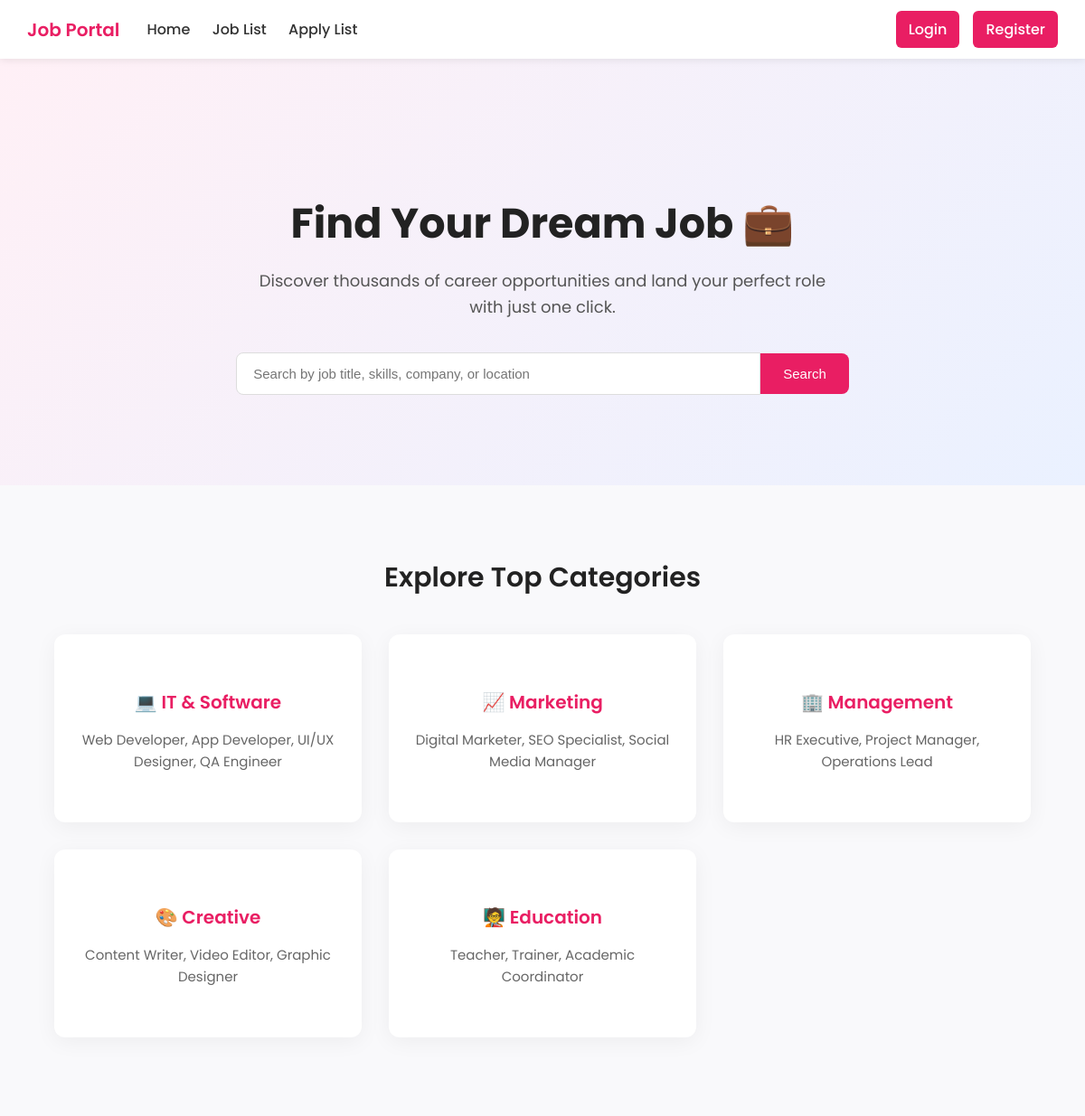
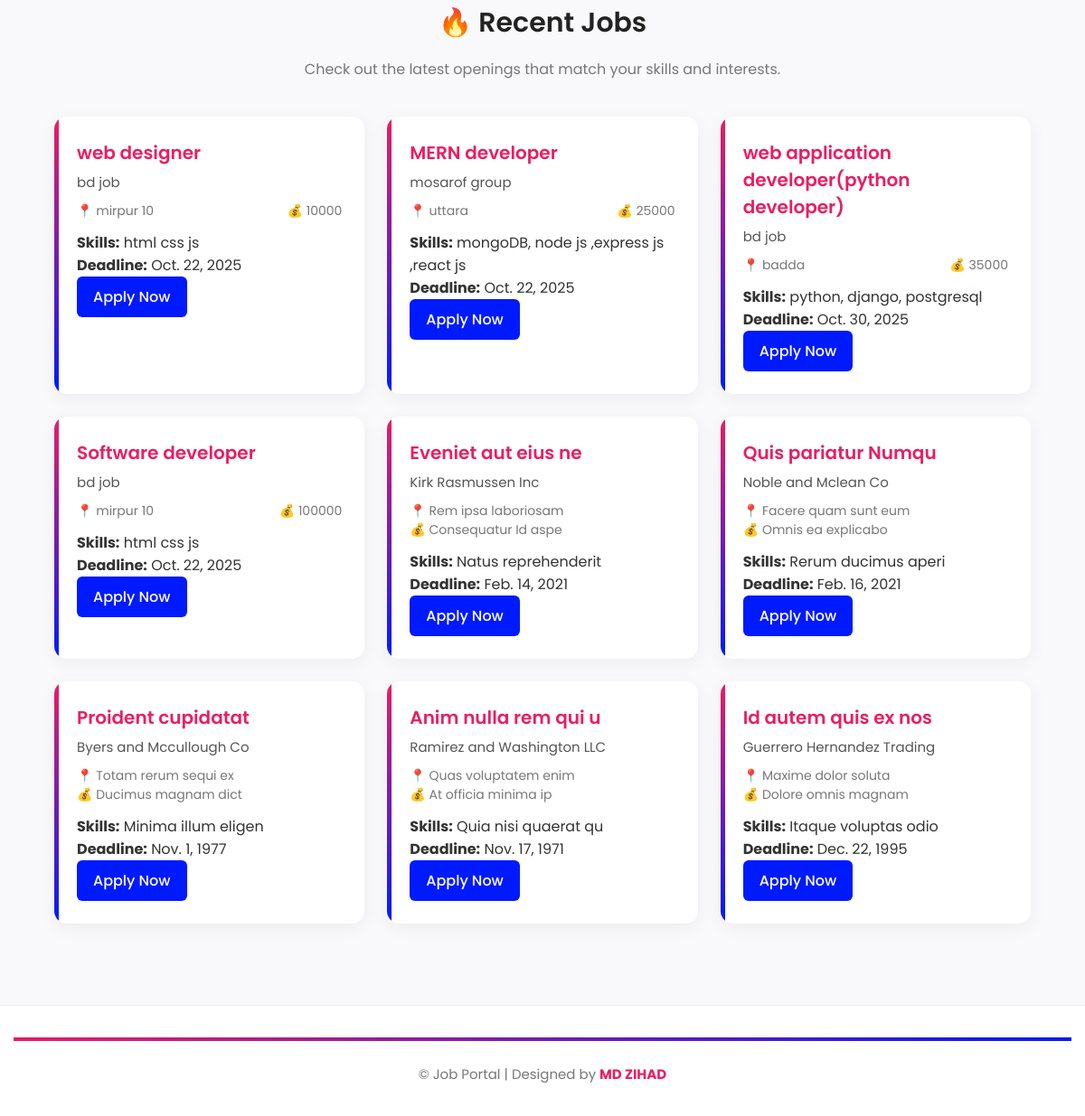
The page / on the database its author committed (2 pictures, top to bottom).
### job/models.py (models this page shows, shortened)
class  jobModel(models.Model):
    posted_by=models.ForeignKey(employeeModel,null=True, on_delete=models.CASCADE)
    Job_title=models.CharField(max_length=100,null=True)
    company_name=models.CharField(max_length=100,null=True)
    location=models.CharField(max_length=300,null=True)
    description=models.TextField(null=True)
    skills_required=models.CharField(max_length=200,null=True)
    salary=models.CharField(max_length=100,null=True)
    application_deadline=models.DateField(null=True)

### job/views.py (the view)
# urls.py: path('',homePage2,name='homePage2'),
def homePage2(request):
    jobs = jobModel.objects.all()
    query = request.GET.get('q')
    if query:
        jobs = jobs.filter(
            Job_title__icontains=query) or jobs.filter(company_name__icontains=query) or jobs.filter(
            location__icontains=query) or jobs.filter(skills_required__icontains=query)
    return render (request,'master/home2.html',{'jobs':jobs, 'query': query})

### template/master/home2.html (shortened to what this page needs)
{% extends 'master/base.html' %}
{% block body %}
  <section class="hero">
    <h1>Find Your Dream Job 💼</h1>
    <p>Discover thousands of career opportunities and land your perfect role with just one click.</p>
    <form method="GET" action="">
      <div class="search-area">
        <input type="text" name="q" value="{{ query|default:'' }}" placeholder="Search by job title, skills, company, or location" class="search-box">
        <button type="submit" class="search-btn">Search</button>
      </div>
    </form>
  </section>
  <section class="categories">
    <h2>Explore Top Categories</h2>
    <div class="category-grid">
      <div class="category-card">
        <h3>💻 IT & Software</h3>
        <p>Web Developer, App Developer, UI/UX Designer, QA Engineer</p>
      </div>
      <div class="category-card">
        <h3>📈 Marketing</h3>
        <p>Digital Marketer, SEO Specialist, Social Media Manager</p>
      </div>
      <div class="category-card">
        <h3>🏢 Management</h3>
        <p>HR Executive, Project Manager, Operations Lead</p>
      </div>
      <div class="category-card">
        <h3>🎨 Creative</h3>
        <p>Content Writer, Video Editor, Graphic Designer</p>
      </div>
      <div class="category-card">
        <h3>🧑‍🏫 Education</h3>
        <p>Teacher, Trainer, Academic Coordinator</p>
      </div>
    </div>
  </section>
  <section class="job-section">
    <h2>🔥 Recent Jobs</h2>
    <p>Check out the latest openings that match your skills and interests.</p>
    <div class="job-grid">
      {% for i in jobs %}
      <div class="job-card">
        <div class="job-title">{{ i.Job_title }}</div>
        <div class="company">{{ i.company_name }}</div>
        <div class="details">
          <span>📍 {{ i.location }}</span>
          <span>💰 {{ i.salary|default:"Not disclosed" }}</span>
        </div>
        <div><strong>Skills:</strong> {{ i.skills_required }}</div>
        <div><strong>Deadline:</strong> {{ i.application_deadline }}</div>
        <a href="{% url 'applyAdd' i.id %}" class="apply-btn">Apply Now</a>
      </div>
      {% empty %}
      <p>No jobs found.</p>
      {% endfor %}
    </div>
  </section>
  <footer>
    &copy; {{ now|date:"Y" }} Job Portal | Designed by <strong>MD ZIHAD</strong>
  </footer>
{% endblock body %}

### template/master/base.html (shortened to what this page needs)
<!DOCTYPE html>
<html lang="bn">
<head>
</head>
<body>
  {% include 'master/nav.html' %}
{% block body %}{% endblock body %}
</body>
</html>

### template/master/nav.html (shortened to what this page needs)
  <div class="navbar">
    <div class="navbar-left">
      <div class="logo">Job Portal</div>
      <div class="nav-links">
        {% if request.user.roles %}
        <a href="{% url 'homePage' %}">Home</a>
        {% else %}
        <a href="{% url 'homePage2' %}">Home</a>
        {% endif %}
        <a href="{% url 'jobPostPage' %}">Job List</a>
        <a href="{% url 'applyList' %}">Apply List</a>
      </div>
    </div>
    <div class="navbar-right">
      {% if request.user.roles %}
      <a href="{% url 'changePass' %}" class="btn btn-change">Change Password</a>
      <a href="{% url 'logoutPage' %}" class="btn btn-login">Logout</a>
      <div class="profile">{{ request.user }} - {{ request.user.roles }}</div>
      {% else %}
      <a href="{% url 'loginPage' %}" class="btn btn-login">Login</a>
      <a href="{% url 'registerPage' %}" class="btn btn-register">Register</a>
      {% endif %}
    </div>
  </div>

### template/master/base.html (style rules this page uses)
* { box-sizing: border-box; transition: all 0.3s ease; }
body { margin: 0; font-family: "Poppins", sans-serif; background-color: #f9f9fb; color: #333; }
a { text-decoration: none; }
.navbar { background-color: #ffffff; box-shadow: 0 2px 8px rgba(0,0,0,0.08); padding: 12px 30px; display: flex; align-items: center; justify-content: space-between; position: sticky; top: 0; z-index: 100; }
.navbar-left { display: flex; align-items: center; gap: 30px; }
.logo { font-size: 20px; font-weight: 600; color: #e91e63; }
.nav-links a { text-decoration: none; color: #333; font-weight: 500; margin-right: 20px; transition: color 0.3s; }
.navbar-right { display: flex; align-items: center; gap: 15px; }
.btn { text-decoration: none; padding: 8px 14px; border-radius: 6px; font-weight: 500; transition: all 0.3s ease; }
.btn-login, .btn-register { background-color: #e91e63; color: #fff; border: none; }
.hero { background: linear-gradient(135deg, #fff0f6, #eaf1ff); text-align: center; padding: 110px 20px 100px; position: relative; overflow: hidden; }
.hero h1 { font-size: 46px; color: #222; margin-bottom: 15px; font-weight: 700; position: relative; }
.hero p { color: #555; font-size: 18px; max-width: 650px; margin: 0 auto 35px; line-height: 1.6; }
.search-area { display: flex; justify-content: center; align-items: center; gap: 0; }
.search-box { width: 50%; padding: 14px 18px; border: 1px solid #ddd; border-radius: 8px 0 0 8px; font-size: 15px; outline: none; }
.search-btn { padding: 14px 25px; border: none; background-color: #e91e63; color: white; font-size: 15px; border-radius: 0 8px 8px 0; cursor: pointer; font-weight: 500; }
.categories { width: 90%; margin: 80px auto; text-align: center; }
.categories h2 { font-size: 30px; color: #222; margin-bottom: 40px; font-weight: 600; position: relative; }
.category-grid { display: grid; grid-template-columns: repeat(auto-fit, minmax(250px, 1fr)); gap: 30px; }
.category-card { background: #fff; border-radius: 12px; padding: 40px 25px; box-shadow: 0 5px 25px rgba(0,0,0,0.05); cursor: pointer; transform: translateY(0); transition: 0.4s; }
.category-card h3 { color: #e91e63; margin-bottom: 10px; font-size: 20px; font-weight: 600; }
.category-card p { color: #666; font-size: 15px; line-height: 1.6; }
.job-section { width: 90%; margin: 90px auto; text-align: center; }
.job-section h2 { font-size: 30px; color: #222; margin-bottom: 12px; font-weight: 600; }
.job-section p { color: #777; margin-bottom: 40px; }
.job-grid { display: grid; grid-template-columns: repeat(auto-fit, minmax(340px, 1fr)); gap: 25px; }
.job-card { background: #fff; border-radius: 14px; box-shadow: 0 5px 20px rgba(0,0,0,0.05); padding: 25px; text-align: left; position: relative; overflow: hidden; }
.job-card::after { content: ""; position: absolute; top: 0; left: 0; width: 5px; height: 100%; background: linear-gradient(180deg, #e91e63, #001aff); }
.job-title { font-size: 20px; font-weight: 600; color: #e91e63; margin-bottom: 6px; }
.company { color: #555; font-size: 15px; margin-bottom: 10px; }
.details { display: flex; justify-content: space-between; flex-wrap: wrap; color: #777; font-size: 14px; margin-bottom: 12px; }
.apply-btn { background: #001aff; color: #fff; padding: 10px 18px; border-radius: 6px; text-decoration: none; font-weight: 500; display: inline-block; }
footer { background-color: #fff; text-align: center; padding: 35px 15px; border-top: 1px solid #eee; color: #777; font-size: 15px; margin-top: 60px; }
footer strong { color: #e91e63; }
footer::before { content: ""; display: block; height: 4px; width: 100%; background: linear-gradient(90deg, #e91e63, #001aff); margin-bottom: 25px; }

### rows shown on the page
jobModel: Job_title "web designer", company_name "bd job", location "mirpur 10", salary "10000", skills_required "html css js", application_deadline "Oct. 22, 2025"
jobModel: Job_title "MERN developer", company_name "mosarof group", location "uttara", salary "25000", skills_required "mongoDB, node js ,express js ,react js", application_deadline "Oct. 22, 2025"
jobModel: Job_title "web application developer(python developer)", company_name "bd job", location "badda", salary "35000", skills_required "python, django, postgresql", application_deadline "Oct. 30, 2025"
jobModel: Job_title "Software developer", company_name "bd job", location "mirpur 10", salary "100000", skills_required "html css js", application_deadline "Oct. 22, 2025"
jobModel: Job_title "Eveniet aut eius ne", company_name "Kirk Rasmussen Inc", location "Rem ipsa laboriosam", salary "Consequatur Id aspe", skills_required "Natus reprehenderit", application_deadline "Feb. 14, 2021"
jobModel: Job_title "Quis pariatur Numqu", company_name "Noble and Mclean Co", location "Facere quam sunt eum", salary "Omnis ea explicabo", skills_required "Rerum ducimus aperi", application_deadline "Feb. 16, 2021"
jobModel: Job_title "Proident cupidatat", company_name "Byers and Mccullough Co", location "Totam rerum sequi ex", salary "Ducimus magnam dict", skills_required "Minima illum eligen", application_deadline "Nov. 1, 1977"
jobModel: Job_title "Anim nulla rem qui u", company_name "Ramirez and Washington LLC", location "Quas voluptatem enim", salary "At officia minima ip", skills_required "Quia nisi quaerat qu", application_deadline "Nov. 17, 1971"
jobModel: Job_title "Id autem quis ex nos", company_name "Guerrero Hernandez Trading", location "Maxime dolor soluta", salary "Dolore omnis magnam", skills_required "Itaque voluptas odio", application_deadline "Dec. 22, 1995"
